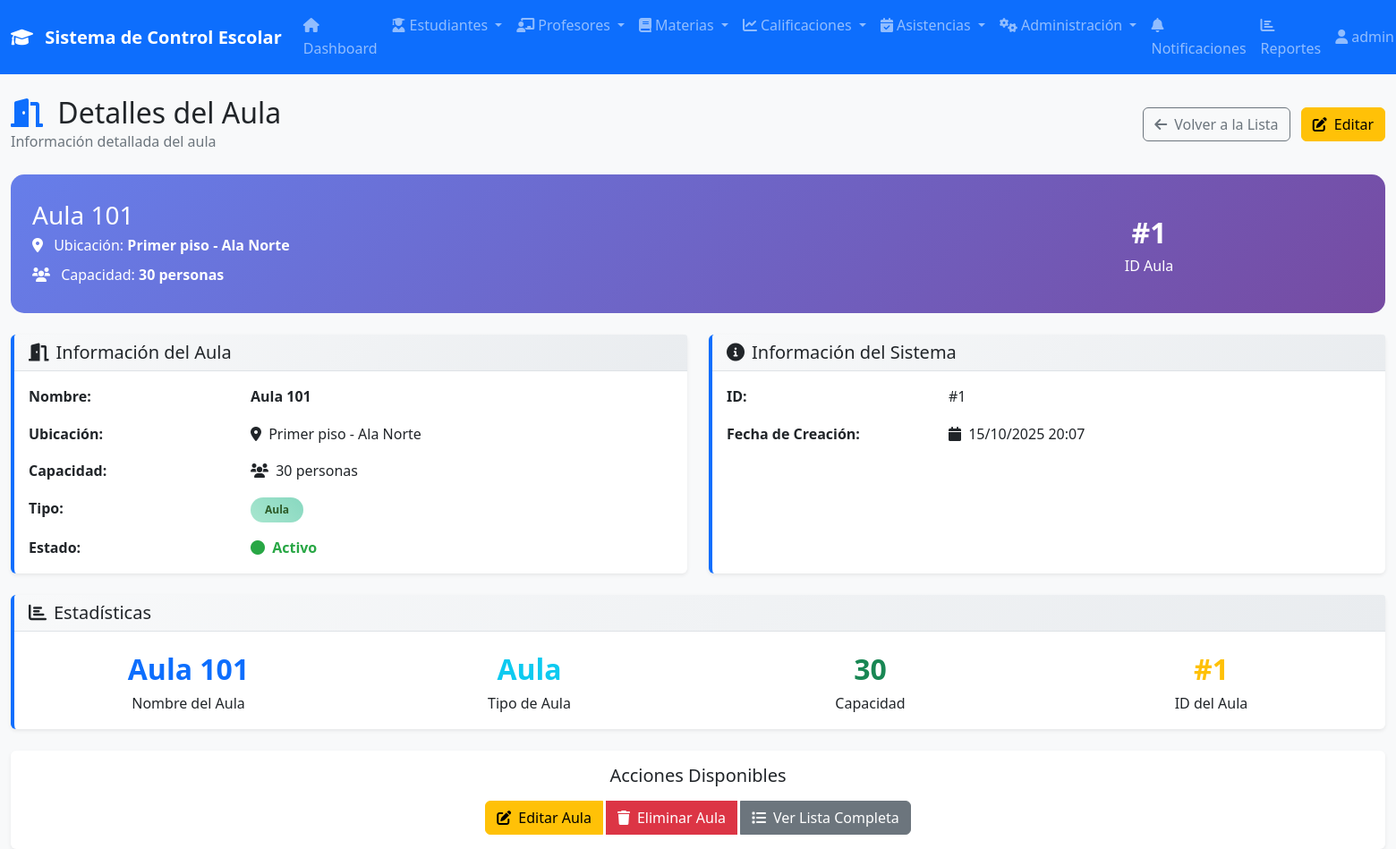
Screenshot of /modules/aulas/ver.php?id=1 (signed in) with the database file from the repository.
### tables this page shows
CREATE TABLE IF NOT EXISTS `aulas` (
  `id` int NOT NULL AUTO_INCREMENT,
  `nombre` varchar(50) NOT NULL,
  `ubicacion` varchar(100) DEFAULT NULL,
  `capacidad` int DEFAULT '30',
  `tipo` enum('aula','laboratorio','biblioteca','gimnasio') NOT NULL DEFAULT 'aula',
  `estado` enum('activo','inactivo','mantenimiento') NOT NULL DEFAULT 'activo',
  `fecha_creacion` timestamp NULL DEFAULT CURRENT_TIMESTAMP,
  PRIMARY KEY (`id`)
);

### modules/aulas/ver.php (the view, shortened to what this page needs)
<?php
$page_title = 'Detalles del Aula';
$aula_id = isset($_GET['id']) ? (int)$_GET['id'] : 0;
try {
    $pdo = conectarDB();
    $sql = "SELECT * FROM aulas WHERE id = ?";
    $stmt = $pdo->prepare($sql);
    $stmt->execute([$aula_id]);
    $aula = $stmt->fetch(PDO::FETCH_ASSOC);
} catch (Exception $e) {
    $_SESSION['error'] = 'Error al cargar los datos del aula: ' . $e->getMessage();
    redirect('index.php');
}
include __DIR__ . '/../../includes/navbar.php';
?>
<!DOCTYPE html>
<html lang="es">
<head>
    <link href="https://cdn.jsdelivr.net/npm/bootstrap@5.1.3/dist/css/bootstrap.min.css" rel="stylesheet">
    <link href="https://cdnjs.cloudflare.com/ajax/libs/font-awesome/6.0.0/css/all.min.css" rel="stylesheet">
    <link href="../../assets/css/style.css" rel="stylesheet">
</head>
<body>
    <div class="container-fluid mt-4">
        <div class="row">
            <div class="col-12">
                <div class="d-flex justify-content-between align-items-center mb-4">
                    <div>
                        <h2 class="mb-0">
                            <i class="fas fa-door-open me-2 text-primary"></i>
                            <?php echo $page_title; ?>
                        </h2>
                        <p class="text-muted mb-0">Información detallada del aula</p>
                    </div>
                    <div>
                        <a href="index.php" class="btn btn-outline-secondary me-2">
                            <i class="fas fa-arrow-left me-2"></i>Volver a la Lista
                        </a>
                        <a href="editar.php?id=<?php echo $aula['id']; ?>" class="btn btn-warning">
                            <i class="fas fa-edit me-2"></i>Editar
                        </a>
                    </div>
                </div>
                <div class="aula-header p-4 mb-4">
                    <div class="row align-items-center">
                        <div class="col-md-8">
                            <h3 class="mb-1">
                                <?php echo htmlspecialchars($aula['nombre']); ?>
                            </h3>
                            <p class="mb-2">
                                <i class="fas fa-map-marker-alt me-2"></i>
                                Ubicación: <strong><?php echo htmlspecialchars($aula['ubicacion'] ?? 'Sin ubicación'); ?></strong>
                            </p>
                            <p class="mb-0">
                                <i class="fas fa-users me-2"></i>
                                Capacidad: <strong><?php echo $aula['capacidad'] ?? 'Sin límite'; ?> personas</strong>
                            </p>
                        </div>
                        <div class="col-md-4 text-end">
                            <div class="stat-item">
                                <div class="stat-value text-white">#<?php echo $aula['id']; ?></div>
                                <div>ID Aula</div>
                            </div>
                        </div>
                    </div>
                </div>
                <div class="row">
                    <div class="col-lg-6 mb-4">
                        <div class="card info-card h-100">
                            <div class="card-header">
                                <h5 class="mb-0">
                                    <i class="fas fa-door-open me-2"></i>Información del Aula
                                </h5>
                            </div>
                            <div class="card-body">
                                <div class="row mb-3">
                                    <div class="col-sm-4">
                                        <strong>Nombre:</strong>
                                    </div>
                                    <div class="col-sm-8">
                                        <strong><?php echo htmlspecialchars($aula['nombre']); ?></strong>
                                    </div>
                                </div>
                                <div class="row mb-3">
                                    <div class="col-sm-4">
                                        <strong>Ubicación:</strong>
                                    </div>
                                    <div class="col-sm-8">
                                        <i class="fas fa-map-marker-alt me-1"></i>
                                        <?php echo htmlspecialchars($aula['ubicacion'] ?? 'Sin ubicación'); ?>
                                    </div>
                                </div>
                                <div class="row mb-3">
                                    <div class="col-sm-4">
                                        <strong>Capacidad:</strong>
                                    </div>
                                    <div class="col-sm-8">
                                        <i class="fas fa-users me-1"></i>
                                        <?php echo $aula['capacidad'] ?? 'Sin límite'; ?> personas
                                    </div>
                                </div>
                                <div class="row mb-3">
                                    <div class="col-sm-4">
                                        <strong>Tipo:</strong>
                                    </div>
                                    <div class="col-sm-8">
                                        <span class="badge tipo-badge">
                                            <?php echo ucfirst($aula['tipo']); ?>
                                        </span>
                                    </div>
                                </div>
                                <div class="row">
                                    <div class="col-sm-4">
                                        <strong>Estado:</strong>
                                    </div>
                                    <div class="col-sm-8">
                                        <?php
                                        $clase_estado = '';
                                        if ($aula['estado'] === 'activo') $clase_estado = 'estado-activo';
                                        elseif ($aula['estado'] === 'inactivo') $clase_estado = 'estado-inactivo';
                                        else $clase_estado = 'estado-mantenimiento';
                                        ?>
                                        <span class="<?php echo $clase_estado; ?>">
                                            <i class="fas fa-circle me-1"></i>
                                            <?php echo ucfirst($aula['estado']); ?>
                                        </span>
                                    </div>
                                </div>
                            </div>
                        </div>
                    </div>
                    <div class="col-lg-6 mb-4">
                        <div class="card info-card h-100">
                            <div class="card-header">
                                <h5 class="mb-0">
                                    <i class="fas fa-info-circle me-2"></i>Información del Sistema
                                </h5>
                            </div>
                            <div class="card-body">
                                <div class="row mb-3">
                                    <div class="col-sm-4">
                                        <strong>ID:</strong>
                                    </div>
                                    <div class="col-sm-8">
                                        #<?php echo $aula['id']; ?>
                                    </div>
                                </div>
                                <div class="row mb-3">
                                    <div class="col-sm-4">
                                        <strong>Fecha de Creación:</strong>
                                    </div>
                                    <div class="col-sm-8">
                                        <i class="fas fa-calendar me-1"></i>
                                        <?php echo date('d/m/Y H:i', strtotime($aula['fecha_creacion'])); ?>
                                    </div>
                                </div>
                            </div>
                        </div>
                    </div>
                    <div class="col-lg-12 mb-4">
                        <div class="card info-card">
                            <div class="card-header">
                                <h5 class="mb-0">
                                    <i class="fas fa-chart-bar me-2"></i>Estadísticas
                                </h5>
                            </div>
                            <div class="card-body">
                                <div class="row">
                                    <div class="col-md-3">
                                        <div class="text-center">
                                            <div class="stat-value text-primary"><?php echo htmlspecialchars($aula['nombre']); ?></div>
                                            <div>Nombre del Aula</div>
                                        </div>
                                    </div>
                                    <div class="col-md-3">
                                        <div class="text-center">
                                            <div class="stat-value text-info"><?php echo ucfirst($aula['tipo']); ?></div>
                                            <div>Tipo de Aula</div>
                                        </div>
                                    </div>
                                    <div class="col-md-3">
                                        <div class="text-center">
                                            <div class="stat-value text-success"><?php echo $aula['capacidad'] ?? '∞'; ?></div>
                                            <div>Capacidad</div>
                                        </div>
                                    </div>
                                    <div class="col-md-3">
                                        <div class="text-center">
                                            <div class="stat-value text-warning">#<?php echo $aula['id']; ?></div>
                                            <div>ID del Aula</div>
                                        </div>
                                    </div>
                                </div>
                            </div>
                        </div>
                    </div>
                </div>
                <div class="card">
                    <div class="card-body text-center">
                        <h5 class="mb-3">Acciones Disponibles</h5>
                        <div class="btn-group" role="group">
                            <a href="editar.php?id=<?php echo $aula['id']; ?>" class="btn btn-warning">
                                <i class="fas fa-edit me-2"></i>Editar Aula
                            </a>
                            <button type="button" class="btn btn-danger" onclick="eliminarAula(<?php echo $aula['id']; ?>, '<?php echo htmlspecialchars($aula['nombre']); ?>')">
                                <i class="fas fa-trash me-2"></i>Eliminar Aula
                            </button>
                            <a href="index.php" class="btn btn-secondary">
                                <i class="fas fa-list me-2"></i>Ver Lista Completa
                            </a>
                        </div>
                    </div>
                </div>
            </div>
        </div>
    </div>
</body>
</html>

### assets/css/style.css (style rules this page uses)
:root { --primary-color: #0d6efd; --secondary-color: #6c757d; --success-color: #198754; --danger-color: #dc3545; --warning-color: #ffc107; --info-color: #0dcaf0; --light-color: #f8f9fa; --dark-color: #212529; --border-radius: 0.375rem; --box-shadow: 0 0.125rem 0.25rem rgba(0, 0, 0, 0.075); }
body { font-family: 'Segoe UI', Tahoma, Geneva, Verdana, sans-serif; background-color: #f8f9fa; line-height: 1.6; }
.card { border: none; border-radius: var(--border-radius); box-shadow: var(--box-shadow); transition: transform 0.2s ease, box-shadow 0.2s ease; }
.card-header { background-color: #f8f9fa; border-bottom: 1px solid #dee2e6; font-weight: 600; }
.btn { border-radius: var(--border-radius); font-weight: 500; transition: all 0.3s ease; }
.btn-group .btn { margin-right: 0.25rem; }
.btn-group .btn:last-child { margin-right: 0; }
.badge { font-size: 0.75rem; font-weight: 500; padding: 0.375rem 0.75rem; }
.btn { font-weight: 500; }
.card-header { background: linear-gradient(135deg, #f8f9fa 0%, #e9ecef 100%); border-bottom: 1px solid #dee2e6; }

### modules/aulas/ver.php (style rules this page uses)
.info-card { border-left: 4px solid #0d6efd; transition: transform 0.2s; }
.aula-header { background: linear-gradient(135deg, #667eea 0%, #764ba2 100%); color: white; border-radius: 15px; }
.stat-item { text-align: center; padding: 15px; }
.stat-value { font-size: 2rem; font-weight: bold; color: #0d6efd; }
.tipo-badge { background: linear-gradient(45deg, #a8e6cf, #88d8c0); color: #2d5a27; padding: 8px 16px; border-radius: 20px; font-weight: bold; }
.estado-activo { color: #28a745; font-weight: bold; }

### rows the page displays
aulas: nombre "Aula 101", ubicacion "Primer piso - Ala Norte", capacidad "30", id "1", tipo "Aula", estado "Activo", fecha_creacion "15/10/2025 20:07"

### other values shown
SITE_NAME "Sistema de Control Escolar"
$_SESSION['username'] "admin…"
$page_title "Detalles del Aula"
